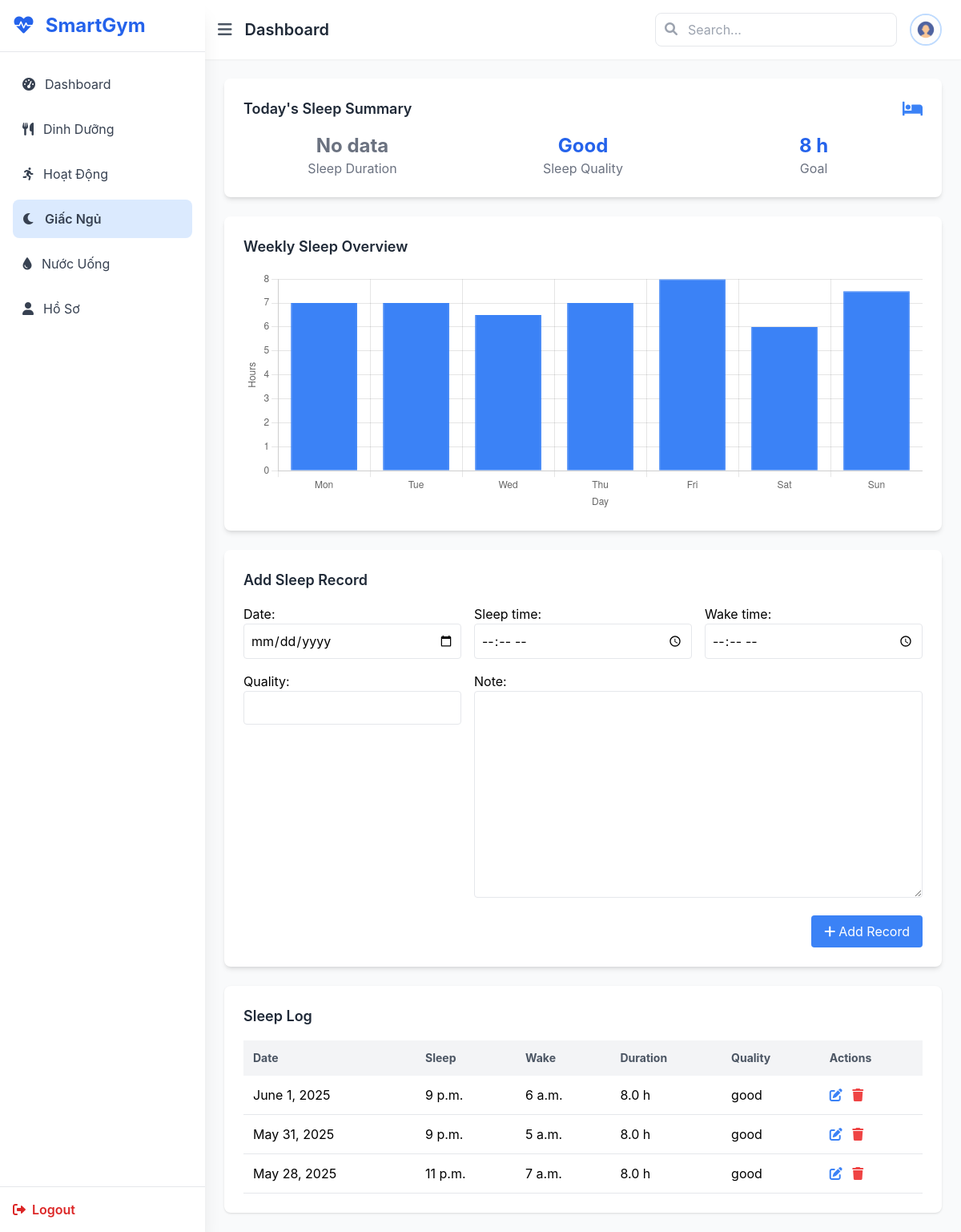
/sleep/ (signed in), run on an earlier commit of the app's database.
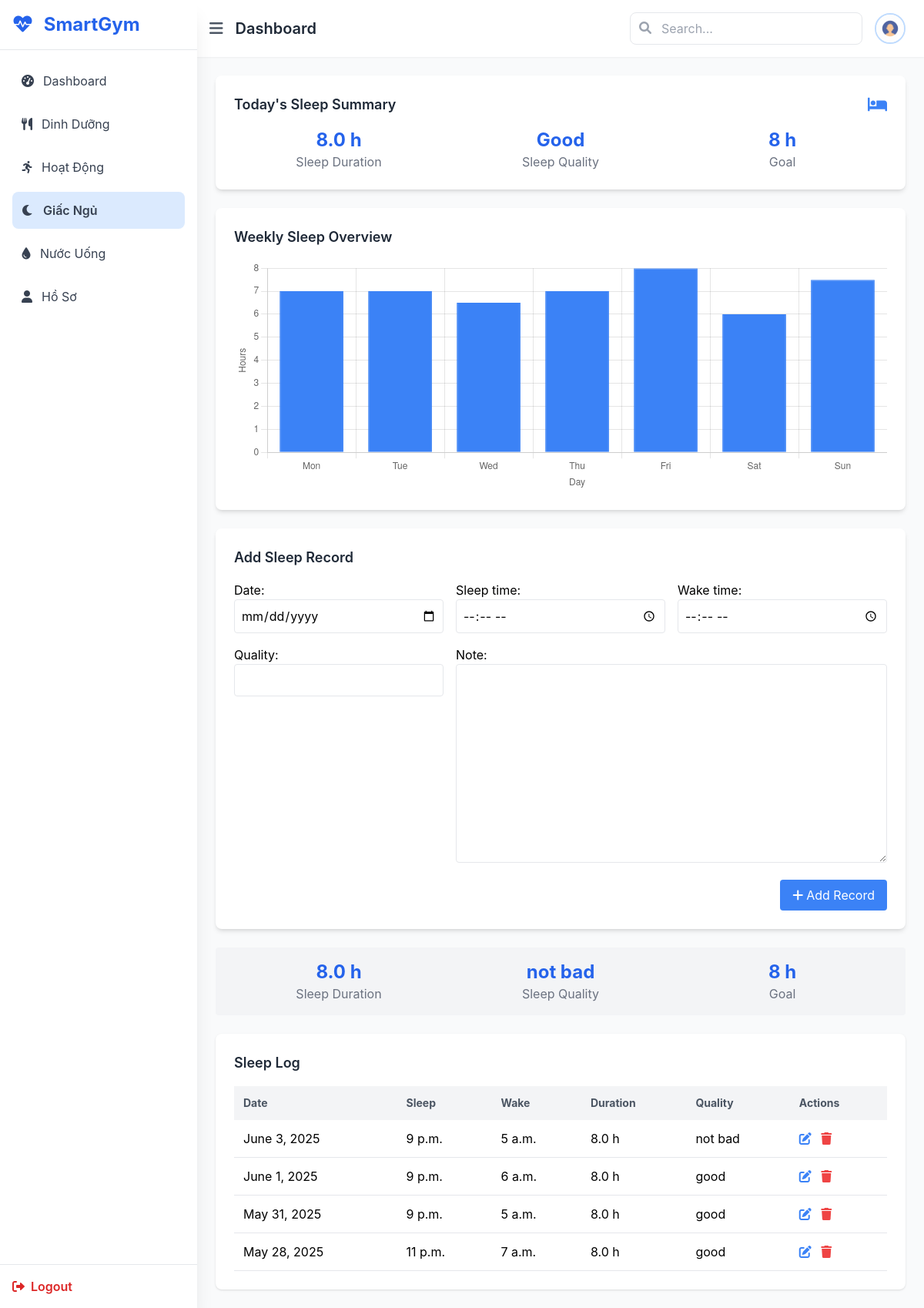
And on a later commit of the database.
### sleep/models.py (models this page shows, shortened)
class SleepRecord(models.Model):
    user = models.ForeignKey(settings.AUTH_USER_MODEL, on_delete=models.CASCADE)
    date = models.DateField()  # Người dùng chọn ngày ngủ
    sleep_time = models.TimeField()
    wake_time = models.TimeField()
    duration_hours = models.FloatField()
    quality = models.CharField(max_length=20)
    note = models.TextField(blank=True)

### main/views.py (the view, shortened to what this page needs)
# urls.py: path('sleep/', views.sleep, name='sleep'),
@login_required
def sleep(request):
    user = request.user
    today = date.today()
    today_record = SleepRecord.objects.filter(user=user, date=today).first()
    form = SleepRecordForm(request.POST or None)
    week_data = SleepRecord.objects.filter(user=user).order_by('-date')[:7]
    avg_duration = week_data.aggregate(avg=Avg('duration_hours'))['avg'] or 0
    return render(request, 'main/sleep.html', {
        'form': form,
        'today_record': today_record,
        'sleep_logs': week_data,
        'avg_duration': round(avg_duration, 1)
    })

### sleep/forms.py
class SleepRecordForm(forms.ModelForm):
    class Meta:
        model = SleepRecord
        fields = ['date', 'sleep_time', 'wake_time', 'quality', 'note']
        widgets = {
            'date': forms.DateInput(attrs={'type': 'date'}),
            'sleep_time': forms.TimeInput(attrs={'type': 'time'}),
            'wake_time': forms.TimeInput(attrs={'type': 'time'}),
        }

### main/templatetags/form_filters.py (called while the page is built)
@register.filter(name='add_class')
def add_class(field, css_class):
    try:
        return field.as_widget(attrs={"class": css_class})
    except AttributeError:
        return field  # fallback nếu field không có .as_widget

### main/templates/main/sleep.html (shortened to what the changed rows need)
{% extends 'main/base.html' %}
{% load form_filters %}
{% block content %}
<div class="card bg-white p-6 rounded-lg shadow-md mb-6">
    <div class="grid grid-cols-1 md:grid-cols-3 gap-4 text-center">
        <div>
            {% if today_record %}
                <p class="text-2xl font-bold text-blue-600">{{ today_record.duration_hours|floatformat:1 }} h</p>
            {% else %}
                <p class="text-2xl font-bold text-gray-500">No data</p>
            {% endif %}
            <p class="text-gray-500">Sleep Duration</p>
        </div>
    </div>
</div>
{% if today_record %}
<div class="grid grid-cols-1 md:grid-cols-3 text-center bg-gray-100 p-4 rounded mb-6">
    <div>
        <p class="text-2xl font-bold text-blue-600">{{ today_record.duration_hours|floatformat:1 }} h</p>
        <p class="text-gray-500">Sleep Duration</p>
    </div>
    <div>
        <p class="text-2xl font-bold text-blue-600">{{ today_record.quality }}</p>
        <p class="text-gray-500">Sleep Quality</p>
    </div>
    <div>
        <p class="text-2xl font-bold text-blue-600">8 h</p>
        <p class="text-gray-500">Goal</p>
    </div>
</div>
{% endif %}
<div class="bg-white p-6 rounded-lg shadow">
    <div class="overflow-x-auto">
        <table class="w-full text-left">
            <thead class="bg-gray-100 text-sm text-gray-600">
                <tr>
                    <th class="p-3">Date</th>
                    <th class="p-3">Sleep</th>
                    <th class="p-3">Wake</th>
                    <th class="p-3">Duration</th>
                    <th class="p-3">Quality</th>
                    <th class="p-3">Actions</th>
                </tr>
            </thead>
            <tbody>
                {% for record in sleep_logs %}
                <tr class="border-b">
                    <td class="p-3">{{ record.date }}</td>
                    <td class="p-3">{{ record.sleep_time }}</td>
                    <td class="p-3">{{ record.wake_time }}</td>
                    <td class="p-3">{{ record.duration_hours|floatformat:1 }} h</td>
                    <td class="p-3">{{ record.quality }}</td>
                    <td class="p-3">
                        <a href="{% url 'edit_sleep' record.id %}" class="text-blue-500 hover:text-blue-700 mr-2"><i class="fas fa-edit"></i></a>
                        <a href="{% url 'delete_sleep' record.id %}" class="text-red-500 hover:text-red-700"><i class="fas fa-trash"></i></a>
                    </td>
                </tr>
                {% empty %}
                <tr><td colspan="6" class="p-3 text-gray-500">No records found.</td></tr>
                {% endfor %}
            </tbody>
        </table>
    </div>
</div>
<script>
    const ctx = document.getElementById('sleepChart').getContext('2d');
    new Chart(ctx, {
        type: 'bar',
        data: {
            labels: ['Mon', 'Tue', 'Wed', 'Thu', 'Fri', 'Sat', 'Sun'],
            datasets: [{
                label: 'Sleep Duration (hours)',
                data: [7, 7, 6.5, 7, 8, 6, 7.5],
                backgroundColor: 'rgb(59, 130, 246)',
                borderColor: 'rgb(59, 130, 246)',
                borderWidth: 1
            }]
        },
        options: {
            responsive: true,
            maintainAspectRatio: false,
            scales: {
                y: {
                    beginAtZero: true,
                    title: {
                        display: true,
                        text: 'Hours'
                    }
                },
                x: {
                    title: {
                        display: true,
                        text: 'Day'
                    }
                }
            },
            plugins: {
                legend: {
                    display: false
                }
            }
        }
    });
</script>
{% endblock %}

What changed in the data, as far as the page shows it:
added SleepRecord: duration_hours "8.0", quality "not bad", date "June 3, 2025", sleep_time "9 p.m.", wake_time "5 a.m."
Also different on the page:
text no longer shown: "No data"
text now shown: "h h Sleep Duration Sleep Quality 8 h Goal"
